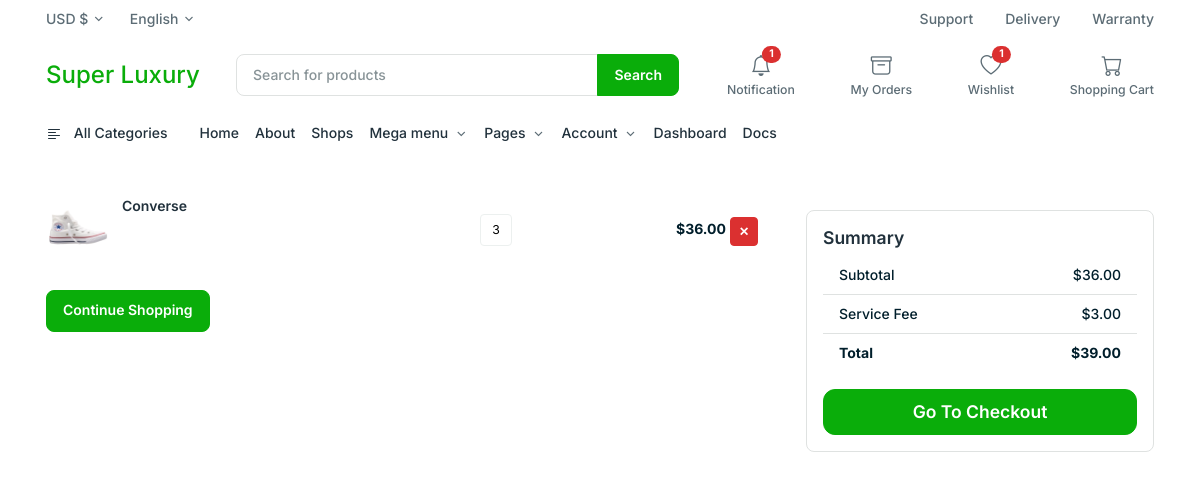
The app's page /cart/cart/ (signed in) with its own data.
### cart/models.py (models this page shows, shortened)
class CartItem(models.Model):
    user = models.ForeignKey(User, on_delete=models.CASCADE, related_name='cart_items')
    product = models.ForeignKey(Product, on_delete=models.CASCADE)
    quantity = models.PositiveIntegerField(default=1)
    @property
    def total_price(self):
        if self.product.sale_price:
            return self.quantity * self.product.sale_price
        return self.quantity * self.product.price

### products/models.py (models this page shows, shortened)
class Product(models.Model):
   name = models.CharField(max_length=100)
   price = models.DecimalField(default=0, decimal_places=2, max_digits=6)
   category = models.ForeignKey(Category, on_delete=models.CASCADE, default=1)
   desciption = models.CharField(max_length=300, default='', blank=True, null=True)
   image = models.ImageField(upload_to='uploads/product/')
   is_sale = models.BooleanField(default=False)
   sale_price = models.DecimalField(default=0, decimal_places=2, max_digits=6)

### cart/views.py (the view)
# urls.py: path('cart/', views.cart_view, name='cart'),
@login_required
def cart_view(request):
    cart_items = CartItem.objects.filter(user=request.user).select_related('product')
    cart_subtotal = sum([item.total_price for item in cart_items], Decimal('0.00'))
    service_fee = Decimal('3.00') if cart_subtotal > 0 else Decimal('0.00')
    cart_total = cart_subtotal + service_fee
    return render(request, 'cart.html', {
        'cart_items': cart_items,
        'cart_subtotal': cart_subtotal,
        'service_fee': service_fee,
        'cart_total': cart_total,
    })

### dashboard/context_processors.py (called while the page is built)
def unread_count(request):
    if request.user.is_authenticated:
        count = Notification.objects.filter(user = request.user, is_read = False, is_delete = False).count()
    else:
        count = 0
    return {'unread_count':count}

### cart/templates/cart.html (shortened to what this page needs)
{% extends 'base.html' %}
{% block content %}
{% include 'navbar.html' %}
<main>
    <section class="mb-lg-14 mb-8 mt-8">
        <div class="container">
            <div class="row">
                <div class="col-lg-8 col-md-7">
                    <ul class="list-group list-group-flush" id="cart-items">
                        {% for item in cart_items %}
                        <li class="list-group-item py-3 ps-0" data-item-id="{{ item.id }}">
                            <div class="row align-items-center">
                                <div class="col-6 col-md-6 col-lg-7">
                                    <div class="d-flex">
                                        <img src="{{ item.product.image.url }}" alt="{{ item.product.name }}"
                                            class="icon-shape icon-xxl" />
                                        <div class="ms-3">
                                            <a href="{% url 'productdetail' item.product.id %}">
                                                <h6 class="mb-0">{{ item.product.name }}</h6>
                                            </a>
                                        </div>
                                    </div>
                                </div>
                                <div class="col-4 col-md-4 col-lg-3">
                                    <div class="input-group input-spinner">
                                        <input type="number" step="1" max="10" value="{{item.quantity}}" name="quantity"
                                            class="quantity-field form-control-sm form-input" />
                                    </div>
                                </div>
                                <div class="col-2 text-end">
                                    <span class="fw-bold item-total">${{ item.total_price }}</span>
                                    <a href="{% url 'remove_from_cart' item.id %}"
                                        class="btn btn-sm btn-danger mt-1">✕</a>
                                </div>
                            </div>
                        </li>
                        {% empty %}
                        <li class="list-group-item">Your cart is empty.</li>
                        {% endfor %}
                    </ul>
                     <div class="d-flex justify-content-between mt-4">
                  <a href="{% url 'productlist' %}" class="btn btn-primary">Continue Shopping</a>
               </div>
                </div>
                <div class="col-lg-4 col-md-5">
                    <div class="card mt-6 mb-5">
                        <div class="card-body">
                            <h5>Summary</h5>
                            <ul class="list-group list-group-flush">
                                <li class="list-group-item d-flex justify-content-between">
                                    <span>Subtotal</span>
                                    <span id="cart-subtotal">${{ cart_subtotal }}</span>
                                </li>
                                <li class="list-group-item d-flex justify-content-between">
                                    <span>Service Fee</span>
                                    <span>${{ service_fee }}</span>
                                </li>
                                <li class="list-group-item d-flex justify-content-between fw-bold">
                                    <span>Total</span>
                                    <span id="cart-total">${{ cart_total }}</span>
                                </li>
                            </ul>
                            <div class="d-grid mt-4">
                                <a href="{% url 'checkout' %}" class="btn btn-primary btn-lg">
                                    Go To Checkout
                                </a>
                            </div>
                        </div>
                    </div>
                </div>
            </div>
        </div>
    </section>
</main>
{% endblock %}

### records on screen
CartItem: product.image (picture), product.name "Converse", quantity "3", total_price "36.00"

### other values on screen
{{ cart_subtotal }} "36.00"
{{ service_fee }} "3.00"
{{ cart_total }} "39.00"
